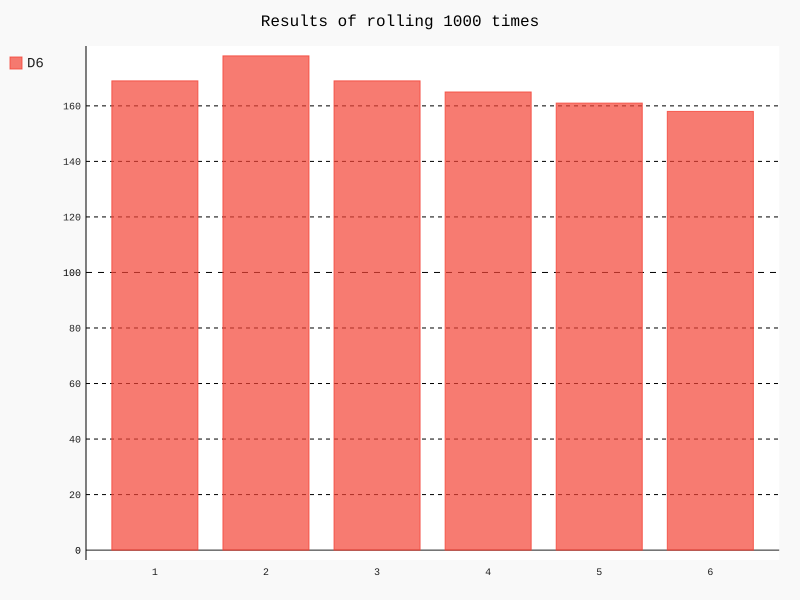

The Python source for this figure:
import pygal
from dice import Die

#Creates a die object
die = Die()

#Makes some rolls and stores results in list
results = []
for roll in range(1000):
    result = die.roll()
    results.append(result)

print(results)

#Analyze the results
frequencies = []
#loops through all possible values
for value in range(1, die.num_sides + 1):
    #counts how many times each value occurs
    frequency = results.count(value)
    #appends this value to the list
    frequencies.append(frequency)
print(frequencies)

#Visualize the results using pygal
#creates instance of pygal.Bar()
hist = pygal.Bar()
hist.title = "Results of rolling 1000 times"
hist.x_labels = ["1", "2", "3", "4", "5", "6"]
hist._x_title = "Result"
hist._y_title = "Frequency of Result"
hist.add("D6", frequencies)
hist.render_to_file("die_visual.svg")
